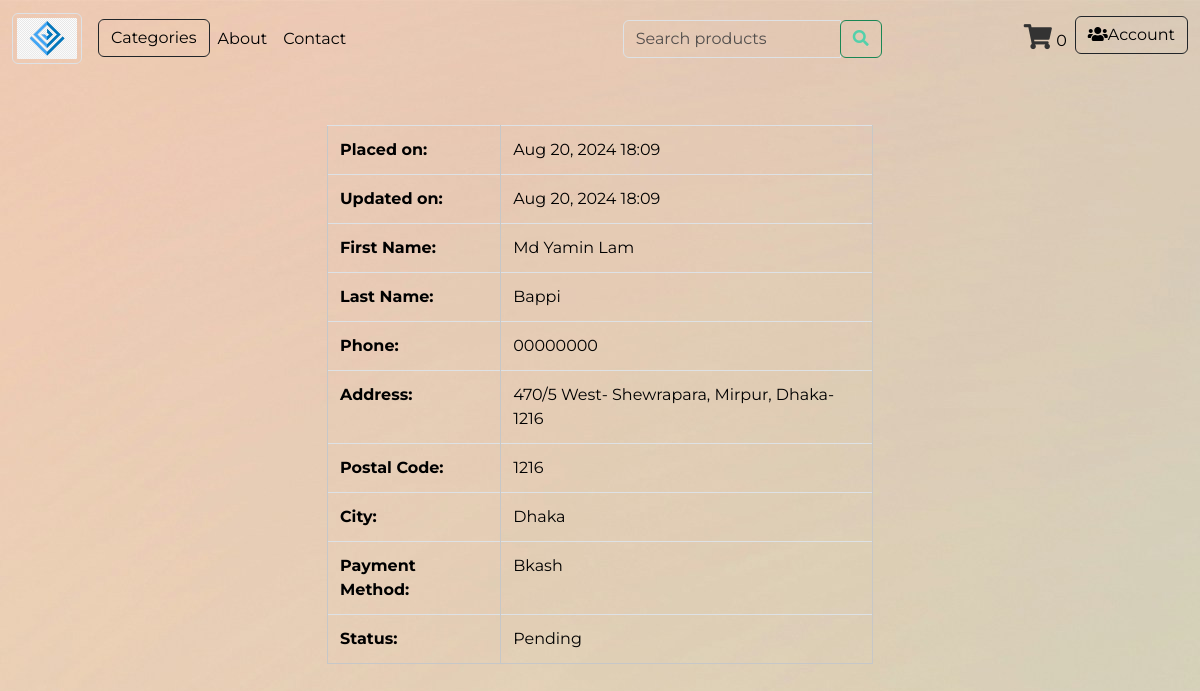
The page /orders/order/23/ (signed in) on the database its author committed.
### orders/models.py (models this page shows, shortened)
class Order(models.Model):
    PAYMENT_CHOICES = [
        ('COD', 'Cash on Delivery'),
        ('Bkash', 'Bkash'),
        ('Credit Card', 'Credit Card'),
    ]
    STATUS_CHOICES = [
        ('Pending', 'Pending'),
        ('Processing', 'Processing'),
        ('Shipped', 'Shipped'),
        ('Delivered', 'Delivered'),
        ('Cancelled', 'Cancelled'),
    ]
    user = models.ForeignKey(settings.AUTH_USER_MODEL, on_delete=models.CASCADE, related_name='orders')
    first_name = models.CharField(max_length=50)
    last_name = models.CharField(max_length=50)
    phone = models.CharField(max_length=20, blank=False)
    address = models.CharField(max_length=250)
    postal_code = models.CharField(max_length=20)
    city = models.CharField(max_length=100)
    order_placed = models.DateTimeField(auto_now_add=True)
    updated = models.DateTimeField(auto_now=True)
    payment = models.CharField(max_length=20, choices=PAYMENT_CHOICES, default='COD')
    status = models.CharField(max_length=20, choices=STATUS_CHOICES, default='Pending')
    class Meta:
        ordering = ('-order_placed',)

### orders/views.py (the view)
# urls.py: path('order/<int:order_id>/', views.order_detail, name='order_detail'),
@login_required
def order_detail(request, order_id):
    order = get_object_or_404(Order, id=order_id, user=request.user)
    return render(request, 'order/order_detail.html', {'order': order})

### templates/order/order_detail.html
{% extends "header.html" %}
{% load static %}
{% block link %}
<link rel="stylesheet" type="text/css" href="{% static 'css/order_details.css' %}">
{% endblock %}
{% block content %}
<div class="container mt-5">
    <div class="row justify-content-center">
        <div class="col-md-6 order-details">
            <table class="table table-bordered  table-hover table-light">
                <tbody>
                    <tr>
                        <th>Placed on:</th>
                        <td>{{ order.order_placed|date:"M d, Y H:i" }}</td>
                    </tr>
                    <tr>
                        <th>Updated on:</th>
                        <td>{{ order.updated|date:"M d, Y H:i" }}</td>
                    </tr>
                    <tr>
                        <th>First Name:</th>
                        <td>{{ order.first_name }}</td>
                    </tr>
                    <tr>
                        <th>Last Name:</th>
                        <td>{{ order.last_name }}</td>
                    </tr>
                    <tr>
                        <th>Phone:</th>
                        <td>{{ order.phone }}</td>
                    </tr>
                    <tr>
                        <th>Address:</th>
                        <td>{{ order.address }}</td>
                    </tr>
                    <tr>
                        <th>Postal Code:</th>
                        <td>{{ order.postal_code }}</td>
                    </tr>
                    <tr>
                        <th>City:</th>
                        <td>{{ order.city }}</td>
                    </tr>
                    <tr>
                        <th>Payment Method:</th>
                        <td>{{ order.get_payment_display }}</td>
                    </tr>
                    <tr>
                        <th>Status:</th>
                        <td>
                            {{ order.get_status_display }}
                        </td>
                    </tr>
                </tbody>
            </table>
        </div>
    </div>
</div>
{% endblock %}

### static/css/header.css (style rules this page uses)
* { background-color: transparent !important; }
body, p, h1, h2, h3, h4, h5, h6, a, span, div, section, header, footer, nav, article, input, textarea, select, button, label, th, td { color: #000000 !important; }
.bg-white, .bg-light, .bg-dark, .bg-primary, .bg-secondary, .bg-success, .bg-danger, .bg-warning, .bg-info, .table, .card, .navbar, .jumbotron, .modal-content { background-color: transparent !important; }
body { font-family: 'Montserrat', sans-serif; background-image: url('../images/gggg.jpg'); }

### static/css/order_details.css (style rules this page uses)
.order-details table { width: 100%; margin-bottom: 1rem; color: #212529; }
.order-details th, .order-details td { padding: 0.75rem; vertical-align: top; border-top: 1px solid #dee2e6; }
* { background-color: transparent !important; }
body, p, h1, h2, h3, h4, h5, h6, a, span, div, section, header, footer, nav, article, input, textarea, select, button, label, th, td { color: #000000 !important; }
.bg-white, .bg-light, .bg-dark, .bg-primary, .bg-secondary, .bg-success, .bg-danger, .bg-warning, .bg-info, .table, .card, .navbar, .jumbotron, .modal-content { background-color: transparent !important; }

### rows shown on the page
Order: order_placed "Aug 20, 2024 18:09", updated "Aug 20, 2024 18:09", first_name "Md Yamin Lam", last_name "Bappi", phone "00000000", address "470/5 West- Shewrapara, Mirpur, Dhaka-1216", postal_code "1216", city "Dhaka", payment "Bkash", status "Pending"

### other values the page prints
{{ request.session.cart|length }} "0"
